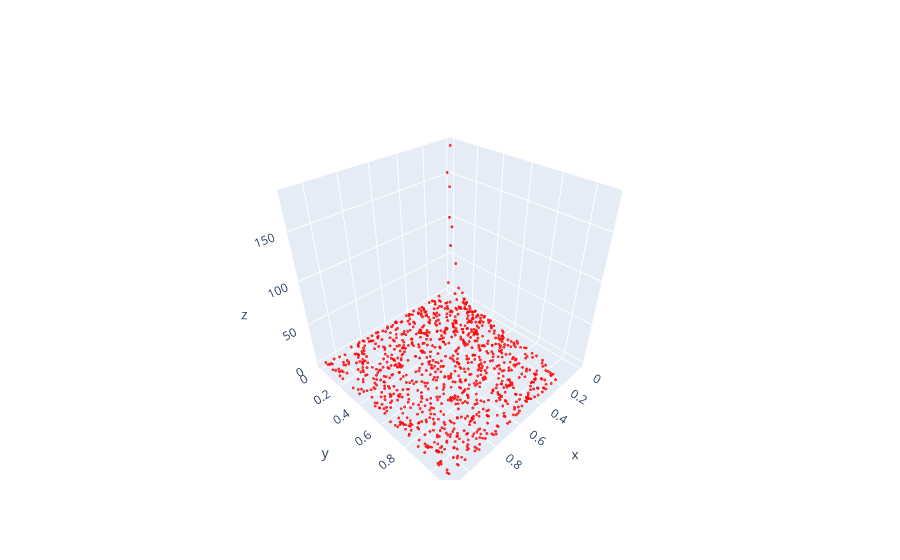

The code cell stored with this chart in its notebook:
### Markdown cell above
## Scatter plot of data input to SR pipeline

### Code cell
import numpy as np
import plotly.graph_objects as go
import plotly.io as pio

data_original = np.loadtxt('data/processed_data/dijet_joint_data.csv', delimiter=',', skiprows=1)
indices = np.random.choice(data_original.shape[0], size=1000, replace=False)
data = data_original[indices]
fig = go.Figure(data=[go.Scatter3d(
    x=data[:, 0],
    y=data[:, 1],
    z=data[:, 2],
    mode='markers',
    marker=dict(
        size=1,
        color='red',
        opacity=0.8
    )
)])

# fig.show(renderer='browser')
pio.show(fig)

### Figure 1 — Plotly figure (JSON) as saved in the notebook; plotly's stock layout.template omitted (floating-point values rounded to 4 significant figures; data arrays with more than 128 entries replaced by an {"elided": "..."} marker saying what was removed)
{"data": [{"marker": {"color": "red", "opacity": 0.8, "size": 1}, "mode": "markers", "type": "scatter3d", "x": {"elided": "1000 float values"}, "y": {"elided": "1000 float values"}, "z": {"elided": "1000 float values"}}], "layout": {}}
